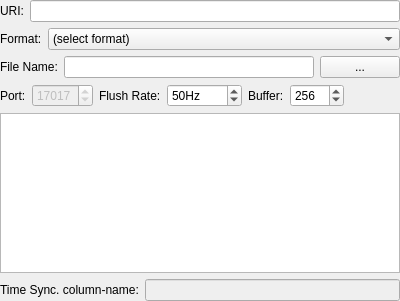
<?xml version="1.0" encoding="UTF-8"?>
<ui version="4.0">
 <class>DataStreamOpt</class>
 <widget class="QWidget" name="DataStreamOpt">
  <property name="geometry">
   <rect>
    <x>0</x>
    <y>0</y>
    <width>400</width>
    <height>301</height>
   </rect>
  </property>
  <property name="windowTitle">
   <string>Data Stream Options</string>
  </property>
  <layout class="QVBoxLayout" name="verticalLayout">
   <property name="margin">
    <number>0</number>
   </property>
   <item>
    <widget class="QWidget" name="widget_1" native="true">
     <layout class="QHBoxLayout" name="horizontalLayout_2">
      <property name="margin">
       <number>0</number>
      </property>
      <item>
       <widget class="QLabel" name="URI_label">
        <property name="text">
         <string>URI:</string>
        </property>
       </widget>
      </item>
      <item>
       <widget class="QLineEdit" name="URI_edit"/>
      </item>
     </layout>
    </widget>
   </item>
   <item>
    <widget class="QWidget" name="widget_2" native="true">
     <layout class="QHBoxLayout" name="horizontalLayout">
      <property name="margin">
       <number>0</number>
      </property>
      <item>
       <widget class="QLabel" name="Format_label">
        <property name="text">
         <string>Format:</string>
        </property>
       </widget>
      </item>
      <item>
       <widget class="QComboBox" name="Format_combo">
        <property name="sizePolicy">
         <sizepolicy hsizetype="Expanding" vsizetype="Fixed">
          <horstretch>0</horstretch>
          <verstretch>0</verstretch>
         </sizepolicy>
        </property>
        <item>
         <property name="text">
          <string>(select format)</string>
         </property>
        </item>
        <item>
         <property name="text">
          <string>Binary data file</string>
         </property>
        </item>
        <item>
         <property name="text">
          <string>Space-separated file (.ssv)</string>
         </property>
        </item>
        <item>
         <property name="text">
          <string>Comma-separated file (.csv)</string>
         </property>
        </item>
        <item>
         <property name="text">
          <string>Tab-separated file (.tsv)</string>
         </property>
        </item>
        <item>
         <property name="text">
          <string>TCP/IP stream</string>
         </property>
        </item>
        <item>
         <property name="text">
          <string>UDP/IP stream</string>
         </property>
        </item>
        <item>
         <property name="text">
          <string>Raw UDP/IP stream (connectionless)</string>
         </property>
        </item>
       </widget>
      </item>
     </layout>
    </widget>
   </item>
   <item>
    <widget class="QWidget" name="widget_3" native="true">
     <layout class="QHBoxLayout" name="horizontalLayout_3">
      <property name="margin">
       <number>0</number>
      </property>
      <item>
       <widget class="QLabel" name="Filename_label">
        <property name="text">
         <string>File Name:</string>
        </property>
       </widget>
      </item>
      <item>
       <widget class="QLineEdit" name="Filename_edit"/>
      </item>
      <item>
       <widget class="QPushButton" name="Filename_button">
        <property name="text">
         <string>...</string>
        </property>
       </widget>
      </item>
     </layout>
    </widget>
   </item>
   <item>
    <widget class="QWidget" name="widget_4" native="true">
     <layout class="QHBoxLayout" name="horizontalLayout_4">
      <property name="margin">
       <number>0</number>
      </property>
      <item>
       <widget class="QLabel" name="Port_label">
        <property name="text">
         <string>Port:</string>
        </property>
       </widget>
      </item>
      <item>
       <widget class="QSpinBox" name="Port_spin">
        <property name="enabled">
         <bool>false</bool>
        </property>
        <property name="sizePolicy">
         <sizepolicy hsizetype="Maximum" vsizetype="Fixed">
          <horstretch>0</horstretch>
          <verstretch>0</verstretch>
         </sizepolicy>
        </property>
        <property name="maximum">
         <number>65535</number>
        </property>
        <property name="value">
         <number>17017</number>
        </property>
       </widget>
      </item>
      <item>
       <widget class="QLabel" name="Freq_label">
        <property name="text">
         <string>Flush Rate:</string>
        </property>
       </widget>
      </item>
      <item>
       <widget class="QSpinBox" name="Freq_spin">
        <property name="suffix">
         <string>Hz</string>
        </property>
        <property name="maximum">
         <number>10000</number>
        </property>
        <property name="singleStep">
         <number>10</number>
        </property>
        <property name="value">
         <number>50</number>
        </property>
       </widget>
      </item>
      <item>
       <widget class="QLabel" name="Buffer_label">
        <property name="text">
         <string>Buffer:</string>
        </property>
       </widget>
      </item>
      <item>
       <widget class="QSpinBox" name="Buffer_spin">
        <property name="suffix">
         <string/>
        </property>
        <property name="maximum">
         <number>4096</number>
        </property>
        <property name="singleStep">
         <number>32</number>
        </property>
        <property name="value">
         <number>256</number>
        </property>
       </widget>
      </item>
      <item>
       <spacer name="horizontalSpacer">
        <property name="orientation">
         <enum>Qt::Horizontal</enum>
        </property>
        <property name="sizeHint" stdset="0">
         <size>
          <width>40</width>
          <height>20</height>
         </size>
        </property>
       </spacer>
      </item>
     </layout>
    </widget>
   </item>
   <item>
    <widget class="QPlainTextEdit" name="Columns_edit"/>
   </item>
   <item>
    <widget class="QWidget" name="widget_5" native="true">
     <layout class="QHBoxLayout" name="horizontalLayout_5">
      <property name="margin">
       <number>0</number>
      </property>
      <item>
       <widget class="QLabel" name="TimeSync_label">
        <property name="text">
         <string>Time Sync. column-name:</string>
        </property>
       </widget>
      </item>
      <item>
       <widget class="QLineEdit" name="TimeSync_edit">
        <property name="enabled">
         <bool>false</bool>
        </property>
       </widget>
      </item>
     </layout>
    </widget>
   </item>
  </layout>
  <action name="actionUpdateURI">
   <property name="text">
    <string>UpdateURI</string>
   </property>
   <property name="toolTip">
    <string>UpdateURI</string>
   </property>
  </action>
 </widget>
 <resources/>
 <connections>
  <connection>
   <sender>Filename_edit</sender>
   <signal>textChanged(QString)</signal>
   <receiver>actionUpdateURI</receiver>
   <slot>trigger()</slot>
   <hints>
    <hint type="sourcelabel">
     <x>211</x>
     <y>66</y>
    </hint>
    <hint type="destinationlabel">
     <x>-1</x>
     <y>-1</y>
    </hint>
   </hints>
  </connection>
  <connection>
   <sender>Format_combo</sender>
   <signal>currentIndexChanged(int)</signal>
   <receiver>actionUpdateURI</receiver>
   <slot>trigger()</slot>
   <hints>
    <hint type="sourcelabel">
     <x>223</x>
     <y>38</y>
    </hint>
    <hint type="destinationlabel">
     <x>-1</x>
     <y>-1</y>
    </hint>
   </hints>
  </connection>
  <connection>
   <sender>Freq_spin</sender>
   <signal>valueChanged(int)</signal>
   <receiver>actionUpdateURI</receiver>
   <slot>trigger()</slot>
   <hints>
    <hint type="sourcelabel">
     <x>199</x>
     <y>94</y>
    </hint>
    <hint type="destinationlabel">
     <x>-1</x>
     <y>-1</y>
    </hint>
   </hints>
  </connection>
  <connection>
   <sender>Port_spin</sender>
   <signal>valueChanged(int)</signal>
   <receiver>actionUpdateURI</receiver>
   <slot>trigger()</slot>
   <hints>
    <hint type="sourcelabel">
     <x>62</x>
     <y>94</y>
    </hint>
    <hint type="destinationlabel">
     <x>-1</x>
     <y>-1</y>
    </hint>
   </hints>
  </connection>
  <connection>
   <sender>Buffer_spin</sender>
   <signal>valueChanged(int)</signal>
   <receiver>actionUpdateURI</receiver>
   <slot>trigger()</slot>
   <hints>
    <hint type="sourcelabel">
     <x>311</x>
     <y>94</y>
    </hint>
    <hint type="destinationlabel">
     <x>-1</x>
     <y>-1</y>
    </hint>
   </hints>
  </connection>
  <connection>
   <sender>TimeSync_edit</sender>
   <signal>textChanged(QString)</signal>
   <receiver>actionUpdateURI</receiver>
   <slot>trigger()</slot>
   <hints>
    <hint type="sourcelabel">
     <x>270</x>
     <y>289</y>
    </hint>
    <hint type="destinationlabel">
     <x>-1</x>
     <y>-1</y>
    </hint>
   </hints>
  </connection>
 </connections>
</ui>
